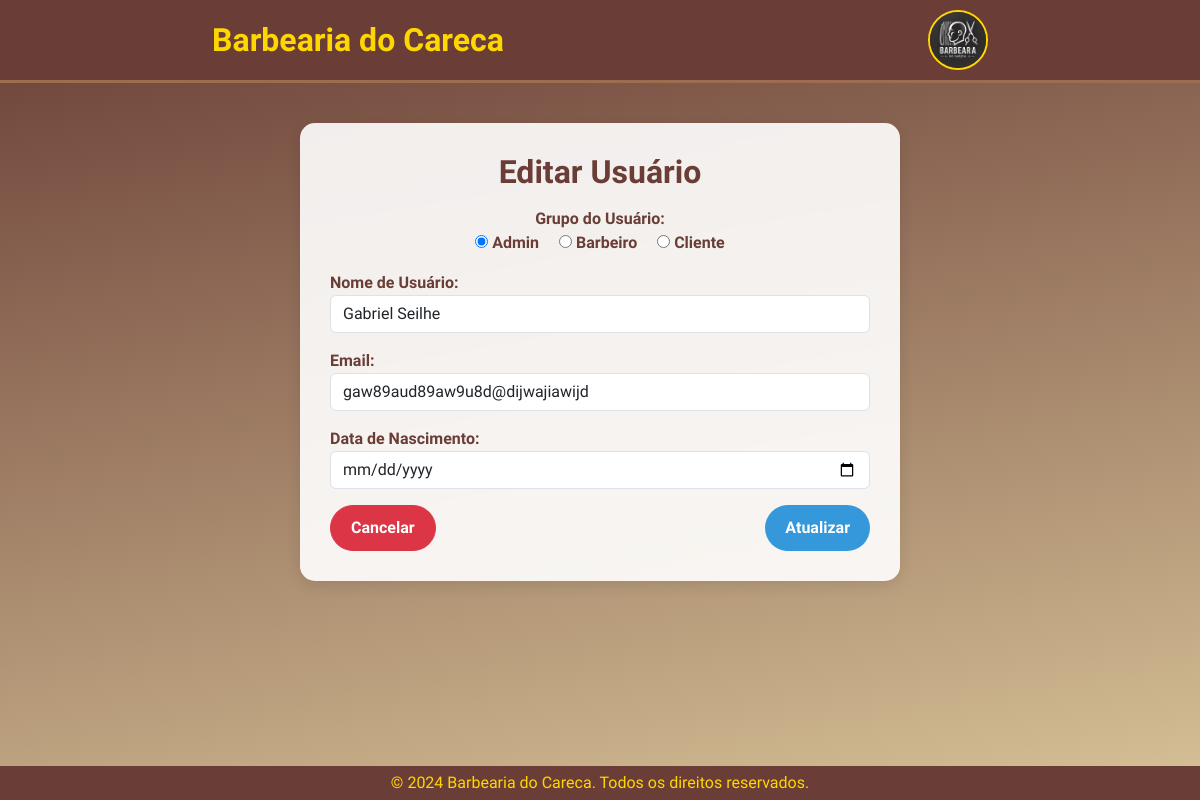
Screenshot of /editar.php?id=1 with the database file from the repository.
### tables this page shows
CREATE TABLE `abc` (
  `id_usuario` int(11) NOT NULL,
  `nome` varchar(256) NOT NULL,
  `email` varchar(128) NOT NULL,
  `data_de_nascimento` date NOT NULL,
  `id_grupo` int(11) NOT NULL,
  `data_criacao` datetime NOT NULL DEFAULT current_timestamp()
);

### editar.php (the view, shortened to what this page needs)
<?php
include "conexao.php";
if (isset($_GET['id'])) {
    $id = $_GET['id'];
    $sql = "SELECT * FROM abc WHERE id_usuario = $id";
    $result = $conn->query($sql);
    if ($result->num_rows > 0) {
        $user = $result->fetch_assoc();
    } else {
        echo "Usuário não encontrado!";
        exit;
    }
}
?>
<!DOCTYPE html>
<html lang="pt-BR">
<head>
    <link href="https://cdn.jsdelivr.net/npm/bootstrap@5.3.3/dist/css/bootstrap.min.css" rel="stylesheet">
</head>
<body>
<nav>
   <div class="container1">
   <a href="index.php"><div class="brand">Barbearia do Careca</div></a>
   <a href="index.php"><img src="imagens/logu.webp" alt="Logo"></a>
    </div>
</nav><br>
<div class="container mt-3">
  <h2>Editar Usuário</h2>
  <form action="editar.php?id=<?php echo $id; ?>" method="POST">
    <div class="mb-3 mt-3" id="group">
      <label class="radio-group form-check-label">Grupo do Usuário:</label>
      <div class="radio-group">
          <div>
              <input type="radio" id="grupo1" name="id_grupo" value="1" <?php if ($user['id_grupo'] == 1) echo 'checked'; ?> onclick="info()">
              <label for="grupo1">Admin</label>
          </div>
          <div>
              <input type="radio" id="grupo2" name="id_grupo" value="2" <?php if ($user['id_grupo'] == 2) echo 'checked'; ?> onclick="info()">
              <label for="grupo2">Barbeiro</label>
          </div>
          <div>
              <input type="radio" id="grupo3" name="id_grupo" value="3" <?php if ($user['id_grupo'] == 3) echo 'checked'; ?> onclick="info()">
              <label for="grupo3">Cliente</label>
          </div>
      </div>
    </div>
    <div class="mb-3 mt-3">
      <label for="nome">Nome de Usuário:</label>
      <input id="nome" name="nome" class="form-control" type="text" value="<?php echo $user['nome']; ?>" required>
    </div>
    <div class="mb-3 mt-3">
      <label for="email">Email:</label>
      <input id="email" name="email" class="form-control" type="email" value="<?php echo $user['email']; ?>" required>
    </div>
    <div class="mb-3 mt-3">
      <label for="data_de_nascimento">Data de Nascimento:</label>
      <input id="data_de_nascimento" name="data_de_nascimento" class="form-control" type="date" value="<?php echo $user['data_de_nascimento']; ?>" required>
    </div>
    <div class="d-flex justify-content-between mt-3">
      <a href="lista_de_usuarios.php" class="btn btn-danger">Cancelar</a>
      <button type="submit" class="btn btn-primary">Atualizar</button>
    </div>
  </form>
</div>
<footer>
    &copy; 2024 Barbearia do Careca. Todos os direitos reservados.
</footer>
</body>
</html>

### editar.php (style rules this page uses)
body { font-family: 'MedievalSharp', serif; margin: 0; display: flex; flex-direction: column; height: 100vh; background-size: cover; background-position: center; color: #333; background-image: linear-gradient(170deg, #6a3e36, #d7c297); }
nav { background-color: #6a3e36; padding: 10px 0; border-bottom: 3px solid #9c6d4f; }
nav .container1 { display: flex; align-items: center; justify-content: space-around; }
nav .brand { font-size: 2rem; font-weight: bold; color: #ffd700; }
nav img { height: 60px; border: 2px solid #ffd700; border-radius: 50%; }
.container { width: 100%; max-width: 600px; padding: 30px; background-color: rgba(255, 255, 255, 0.9); border-radius: 15px; box-shadow: 0 4px 15px rgba(0, 0, 0, 0.1); backdrop-filter: blur(30px); }
h2, label { text-align: center; color: #6a3e36; font-weight: bold; }
.radio-group { display: flex; justify-content: center; gap: 20px; }
.btn { border-radius: 25px; padding: 10px 20px; font-weight: 600; transition: background-color 0.3s ease; color: #fff; }
.btn-primary { background-color: #3498db; border: none; }
a { text-decoration: none; }
footer { padding: 5px; width: 100%; text-align: center; color: #ffd700; margin-top: auto; background-color: #6a3e36; }

### rows the page displays
abc: id_grupo "☑ Admin", id_grupo "☐ Barbeiro", id_grupo "☐ Cliente", nome "Gabriel Seilhe", email "gaw89aud89aw9u8d@dijwajiawijd"
